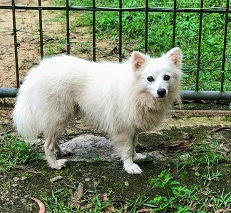
#> input picture OpenCV_code/images/dog1.jpg, 231 x 213 px
$ python morphology_transformation.py
#> lines starting #> are read from the running program, lines starting #| are printed output that depends on the picture
# -*- coding: utf-8 -*-
"""

@author: abhilash
"""
#import opencv library
import cv2 as cv
import numpy as np

#read the image from computer
img = cv.imread('images/dog1.jpg')
#> img is the input picture: shape (213, 231, 3); mean B, G, R 101, 132.1, 119

#show the Actual Image
cv.imshow("Original",img)

#create an ones array of size 5x5
trans_kernel = np.ones((5,5), dtype="uint8")


#defining the erosion transformation
trans_image = cv.erode(img, trans_kernel, iterations=1)
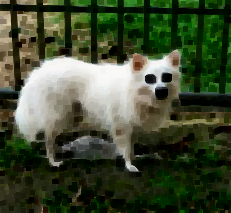
#> trans_image: shape (213, 231, 3); mean B, G, R 51, 75.9, 65.5

#show the erosion Transformation
cv.imshow("Erode Transformation",trans_image)


#defining the dilation transformation
trans_image = cv.dilate(img, trans_kernel, iterations=1)
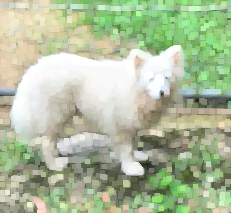
#> trans_image: shape (213, 231, 3); mean B, G, R 157, 189.1, 174.7

#show the dilation Transformation
cv.imshow("Dilate Transformation",trans_image)

#define the opening transformation
trans_image = cv.morphologyEx(img,cv.MORPH_OPEN,trans_kernel)
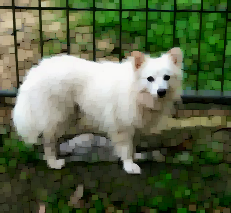
#> trans_image: shape (213, 231, 3); mean B, G, R 71.7, 102.3, 89.6

#show the open Transformation
cv.imshow("Open Transformation",trans_image)

#define the closing transformation
trans_image = cv.morphologyEx(img,cv.MORPH_CLOSE,trans_kernel)
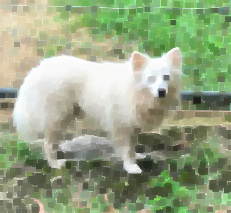
#> trans_image: shape (213, 231, 3); mean B, G, R 132.9, 165.9, 151.7

#show the close Transformation
cv.imshow("Close Transformation",trans_image)


#define the gradient transformation
trans_image = cv.morphologyEx(img,cv.MORPH_GRADIENT,trans_kernel)
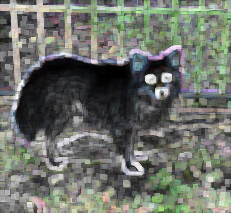
#> trans_image: shape (213, 231, 3); mean B, G, R 106, 113.2, 109.3

#show the gradient Transformation
cv.imshow("gradient Transformation",trans_image)

#define the top hat transformation
trans_image = cv.morphologyEx(img,cv.MORPH_TOPHAT,trans_kernel)
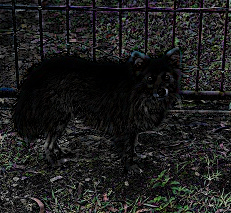
#> trans_image: shape (213, 231, 3); mean B, G, R 29.3, 29.8, 29.4

#show the top hat Transformation
cv.imshow("top hat Transformation",trans_image)


#define the black hat transformation
trans_image = cv.morphologyEx(img,cv.MORPH_BLACKHAT,trans_kernel)
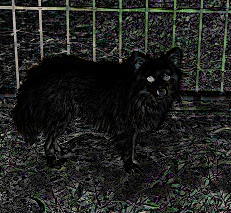
#> trans_image: shape (213, 231, 3); mean B, G, R 31.9, 33.8, 32.7

#show the black hat Transformation
cv.imshow("black hat Transformation",trans_image)

$ run again, with OpenCV_code/images/abhi1.JPG copied over OpenCV_code/images/dog1.jpg
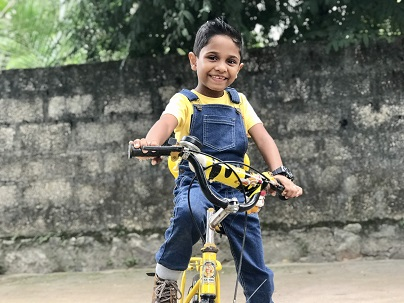
#> input picture OpenCV_code/images/abhi1.JPG, 404 x 303 px
#> img is the input picture: shape (303, 404, 3); mean B, G, R 109, 119.1, 116.7
#> `trans_image = cv.morphologyEx(img,cv.MORPH_GRADIENT,trans_kernel)`:
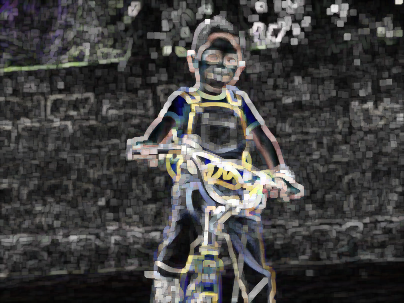
#> trans_image: shape (303, 404, 3); mean B, G, R 65.8, 66.6, 67.4
#> `trans_image = cv.morphologyEx(img,cv.MORPH_BLACKHAT,trans_kernel)`:
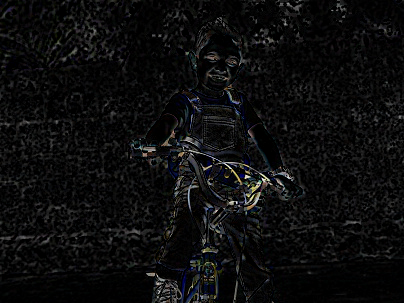
#> trans_image: shape (303, 404, 3); mean B, G, R 13.1, 12.7, 12.6

$ run again, with OpenCV_code/images/abhi2.jpg copied over OpenCV_code/images/dog1.jpg
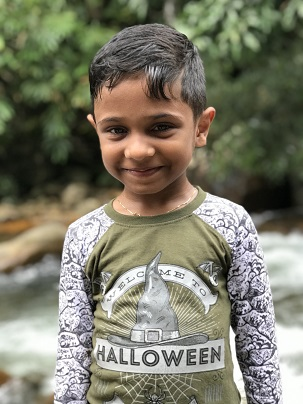
#> input picture OpenCV_code/images/abhi2.jpg, 303 x 404 px
#> img is the input picture: shape (404, 303, 3); mean B, G, R 105.3, 122.7, 124.1
#> `trans_image = cv.morphologyEx(img,cv.MORPH_GRADIENT,trans_kernel)`:
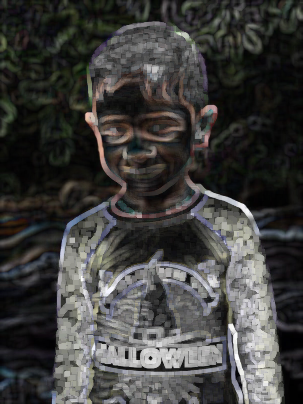
#> trans_image: shape (404, 303, 3); mean B, G, R 61.6, 63.1, 63.5
#> `trans_image = cv.morphologyEx(img,cv.MORPH_BLACKHAT,trans_kernel)`:
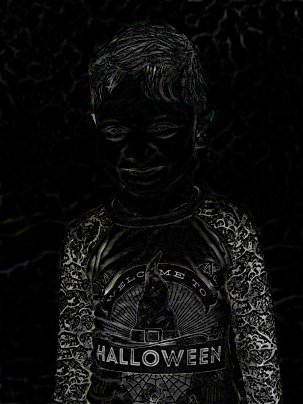
#> trans_image: shape (404, 303, 3); mean B, G, R 12.9, 13.3, 13.3
